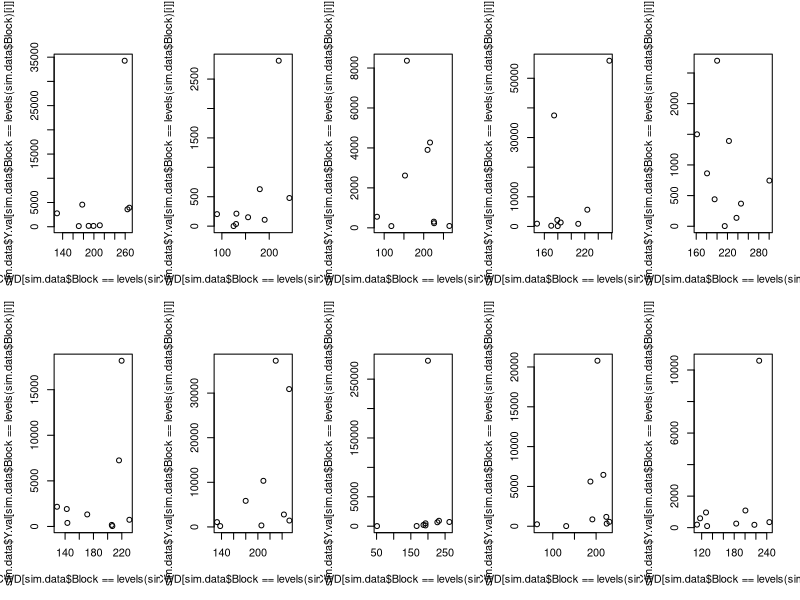

Source code (R):
##example of PREDICTIONS from Poisson mixed model with offset term
##assign values
##Modified from http://www.inside-r.org/packages/cran/AICcmodavg/docs/predictSE.mer
##5/3/2015
##JM

library(lme4)

# Set some parameters for simulated data:
set.seed(seed = 222)
beta0 <- -3.45
beta.CWD <- 0.01
beta.basal.area <- 0.1
block.var <- 0.28
n.blocks <- 10
rep.per.block <- 9
n.obs <- n.blocks * rep.per.block
CWD <- rnorm(n = n.obs, mean = 190, sd = 50)
effort <- sample(10:20, size = n.obs, replace = TRUE)
basal.area <- rnorm(n = n.obs, mean = 60, sd = 20)
block.id <- sort(rep(1:n.blocks, rep.per.block))

##generate data
##random intercept (block)
block.int <- rnorm(n = 10, mean = 0, sd = sqrt(block.var))
lin.pred <- beta0 + beta.CWD * CWD + beta.basal.area * basal.area + log(effort)

y.val <- rep(NA, n.obs)
for (i in 1:n.obs) {
  y.val[i] <- rpois(n = 1, lambda = exp(lin.pred[i] + block.int[block.id[i]]))
}
sim.data <- data.frame(Y.val = y.val, CWD = CWD, Basal.area = basal.area,
                       Block = as.factor(block.id), Effort = effort)
sim.data$log.Effort <- log(sim.data$Effort)

par(mfrow=c(2,5))
for(i in 1:nlevels(sim.data$Block) ) {
  plot(sim.data$CWD[sim.data$Block==levels(sim.data$Block)[i]], sim.data$Y.val[sim.data$Block==levels(sim.data$Block)[i]])
}

##run model with log transformation of offset variable within call
m1<- glmer(Y.val ~ CWD + Basal.area + (1 | Block) + offset(log(Effort)), data = sim.data,
            family = poisson)
##predictions
pred.data1 <- expand.grid(CWD = mean(sim.data$CWD), Basal.area = seq(from = 20, to = 50, by = 10),
                         Effort = 20)
predict(m1, newdata = pred.data1, type = "response", re.form=NA)

##run model with offset already on log scale
m2 <- glmer(Y.val ~ CWD + Basal.area + (1 | Block) + offset(log.Effort), data = sim.data,
            family = poisson)
##predictions
pred.data2 <- expand.grid(CWD = mean(sim.data$CWD), Basal.area = seq(from = 20, to = 50, by = 10),
                         log.Effort = log(20))
predict(m2, newdata = pred.data2, type = "response", re.form=NA)

##both are identical

# Alternative coding - offset as ARGUMENT, not as term in model - note that this avoids things like MuMIn having to
# 'handle' the offset term somehow - as it is an argument it automatically gets included in all models fitted by
# dredge()!
m3 <- glmer(Y.val ~ CWD + Basal.area + (1 | Block), data = sim.data, offset=log(Effort),family = poisson)
# So estimates from this model are identical to above estimates?
summary(m3)$coef
summary(m2)$coef
# Try to predict as above:
pred.data3 <- expand.grid(CWD = mean(sim.data$CWD), Basal.area = seq(from = 20, to = 50, by = 10))
predict(m3, newdata = pred.data3, type = "response", re.form=NA)
# So this IS WRONG.

# The problem is that because there is no 'term' for the offset, we can't easily specify what value to predict for... so
# we are not taking the 'effort' into account as per previous predictions. We can demonstrate this by doing the
# predictions manually instead. First make a prediction 'frame' (equivalent to newdata but need to be a matrix, and you
# need to explicitly code the intercept column, etc):
predframe <- cbind(rep(1,4), rep(mean(sim.data$CWD)), seq(from = 20, to = 50, by = 10))

# We can now make a prediction ignoring the effort to check we can replicate the wrong calculation above:
# (note you need to backtransform, here this is on a log scale so we can simply use exp()):
exp(predframe %*% fixef(m3))
# These are indeed what predict() tells us.
# So what we need to do is to add the offset to these predictions manually. You don't need to multiply the 
#  value with anything (as it's an offset, and therefore not a parameter!):
# Be careful to do this on the LINK scale, so ADD the logged offset before you backtransform:
exp(predframe %*% fixef(m3) + log(20))
# Hurrah! These are the same as the previous predictions!

